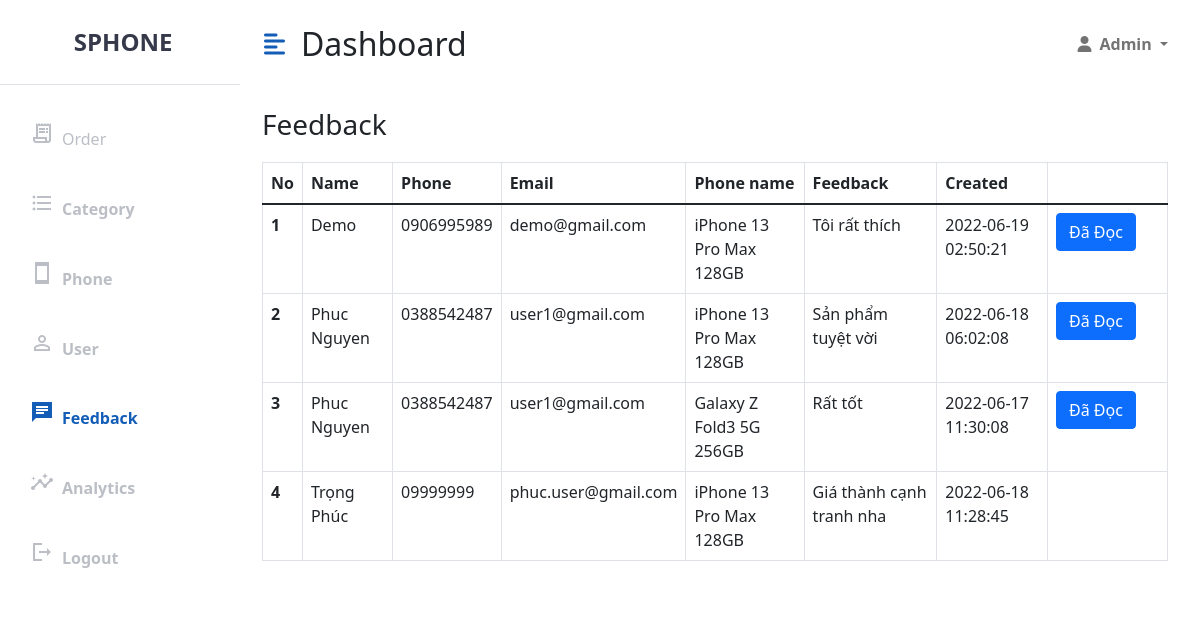
The app's page /FeedbackAdmin (signed in), older data.
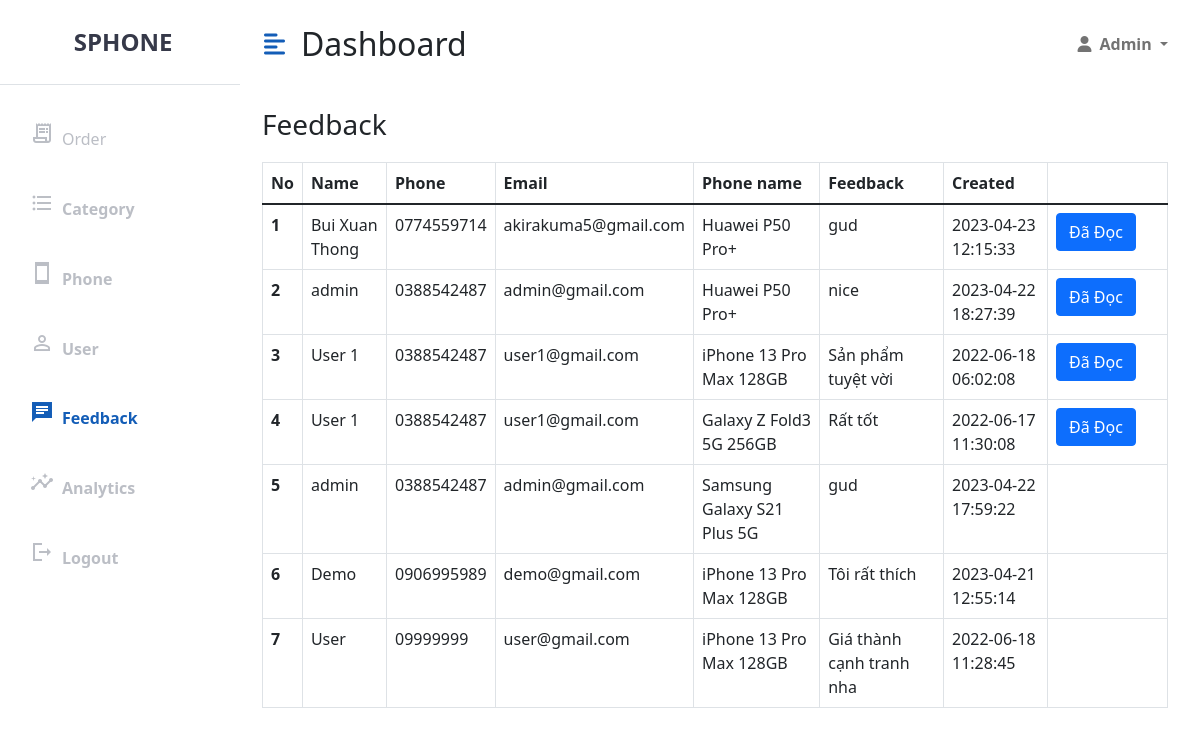
The same page, newer data.
### tables this page shows
CREATE TABLE `feedback` (
  `id` int(11) NOT NULL,
  `note` varchar(500) DEFAULT NULL,
  `user_id` int(11) DEFAULT NULL,
  `product_id` int(11) NOT NULL,
  `created_at` datetime DEFAULT NULL,
  `updated_at` datetime DEFAULT NULL,
  `status` int(11) DEFAULT 0,
  `user_avatar` varchar(255) DEFAULT 'https://cdn.pixabay.com/photo/2016/08/08/09/17/avatar-1577909_960_720.png'
);

CREATE TABLE `user` (
  `id` int(11) NOT NULL,
  `fullname` varchar(50) DEFAULT NULL,
  `email` varchar(150) DEFAULT NULL,
  `phone_number` varchar(20) DEFAULT NULL,
  `address` varchar(200) DEFAULT NULL,
  `password` varchar(32) DEFAULT NULL,
  `role_id` int(11) DEFAULT NULL,
  `deleted` int(11) NOT NULL,
  `avatar` varchar(255) DEFAULT 'https://cdn.pixabay.com/photo/2016/08/08/09/17/avatar-1577909_960_720.png'
);

CREATE TABLE `product` (
  `id` int(11) NOT NULL,
  `category_id` int(11) DEFAULT NULL,
  `title` varchar(350) DEFAULT NULL,
  `price` int(11) DEFAULT NULL,
  `discount` int(11) DEFAULT NULL,
  `thumbnail` varchar(500) DEFAULT NULL,
  `description` longtext DEFAULT NULL,
  `created_at` timestamp NOT NULL DEFAULT current_timestamp() ON UPDATE current_timestamp(),
  `updated_at` timestamp NOT NULL DEFAULT current_timestamp() ON UPDATE current_timestamp(),
  `deleted` int(11) DEFAULT 0
);

### mvc/core/Controller.php (called while the page is built, shortened)
<?php
class Controller{
    public function view($view, $data=[]){
        require_once "mvc/views/". $view .".php";
    }
}
?>

### mvc/controllers/FeedbackAdmin.php (called while the page is built, shortened)
<?php
class FeedbackAdmin extends Controller
{
    public $feedbackModel;
    public function __construct()
    {
        $this->feedbackModel = $this->model("FeedbackModel");
    }
    public function GetPage()
    {
        $allFeedback = $this->feedbackModel->getAllFeedback();
        $this->view("feedback/feedbackAdmin", [
            "allFeedback" => $allFeedback
        ]);
    }
}

### mvc/core/App.php (called while the page is built, shortened)
<?php
class App
{
    protected $action = "GetPage";
    function __construct()
    {
        $arr = $this->UrlProcess();
        if (file_exists("./mvc/controllers/" . $arr[0] . ".php")) {
            unset($arr[0]);
        }
        $this->controller = new $this->controller;
        $this->params = $arr ? array_values($arr) : [];
        call_user_func_array([$this->controller, $this->action], $this->params);
    }
    function UrlProcess()
    {
        if (isset($_GET["url"])) {
            return explode("/", filter_var(trim($_GET["url"], "/")));
        }
    }
}

### index.php (called while the page is built, shortened)
<?php
$myApp = new App();
?>

### mvc/core/DB.php (called while the page is built, shortened)
<?php
class DB
{
    function executeResult($sql, $isSingle = false)
    {
        $data = null;
        $conn = mysqli_connect(HOST, USERNAME, PASSWORD, DATABASE);
        mysqli_set_charset($conn, 'utf8');
        $resultset = mysqli_query($conn, $sql);
        if ($resultset) {
            if ($isSingle) {
                $data = mysqli_fetch_array($resultset, 1);
            } else {
                $data = [];
                while (($row = mysqli_fetch_array($resultset, 1)) != null) {
                    $data[] = $row;
                }
            }
        }
        return $data;
    }
}

### mvc/models/FeedbackModel.php (called while the page is built, shortened)
<?php
class FeedbackModel extends DB
{
    public function getAllFeedback()
    {
        $sql = "SELECT feedback.id,user.fullname,user.phone_number,user.email,feedback.note,feedback.updated_at,product.title,feedback.status
                FROM feedback,user,product
                WHERE feedback.user_id = user.id AND feedback.product_id=product.id
                order by status asc, updated_at desc";
        $data = $this->executeResult($sql);
        return $data;
    }
}

### mvc/views/feedback/feedbackAdmin.php (the view, shortened to what this page needs)
<?php
require_once('mvc/views/blocks/header_admin.php');
?>
<div class="row" style="margin-top: 20px;margin-right: 20px;margin-left: 10px">
	<div class="col-md-12 table-responsive">
		<h3>Feedback</h3>
		<table class="table table-bordered table-hover" style="margin-top: 20px;">
			<thead>
				<tr>
					<th>No</th>
					<th>Name</th>
					<th>Phone</th>
					<th>Email</th>
					<th>Phone name</th>
					<th>Feedback</th>
					<th>Created</th>
					<th style="width: 120px"></th>
				</tr>
			</thead>
			<tbody>
				<?php
				$countFeedback = count($data["allFeedback"]);
				for ($i = 0; $i < $countFeedback; $i++) {
					echo '<tr>
					<th>' . $i + 1 . '</th>
					<td>' . $data["allFeedback"][$i]['fullname'] . '</td>
					<td>' . $data["allFeedback"][$i]['phone_number'] . '</td>
					<td>' . $data["allFeedback"][$i]['email'] . '</td>
					<td>' . $data["allFeedback"][$i]['title'] . '</td>
					<td>' . $data["allFeedback"][$i]['note'] . '</td>
					<td>' . $data["allFeedback"][$i]['updated_at'] . '</td>
					<td style="width: 50px">';
					if ($data["allFeedback"][$i]['status'] == 0) {
						echo '<a href="http://localhost/SPhone/FeedbackAdmin/updateStatusFeedback/' . $data["allFeedback"][$i]['id'] . '"><button class="btn btn-primary">Đã Đọc</button><a/>';
					}
					echo '</td>
				</tr>';
				}
				?>
			</tbody>
		</table>
	</div>
</div>
<?php
require_once('mvc/views/blocks/footer_admin.php');
?>

Row changes from the older to the newer data that the page shows:
added feedback: user.fullname "Bui Xuan Thong", user.phone_number "0774559714", user.email "akirakuma5@gmail.com", product.title "Huawei P50 Pro+", note "gud", updated_at "2023-04-23 12:15:33"
added feedback: user.fullname "admin", user.phone_number "0388542487", user.email "admin@gmail.com", product.title "Huawei P50 Pro+", note "nice", updated_at "2023-04-22 18:27:39"
changed through a linked row, feedback "Sản phẩm tuyệt vời": user.fullname "Phuc Nguyen" → "User 1"
changed through a linked row, feedback "Rất tốt": user.fullname "Phuc Nguyen" → "User 1"
added feedback: user.fullname "admin", user.phone_number "0388542487", user.email "admin@gmail.com", product.title "Samsung Galaxy S21 Plus 5G", note "gud", updated_at "2023-04-22 17:59:22"
changed feedback "Tôi rất thích": updated_at "2022-06-19 02:50:21" → "2023-04-21 12:55:14"; no longer shows "Đã Đọc"; moves down the list
changed through a linked row, feedback "Giá thành cạnh tranh nha": user.fullname "Trọng Phúc" → "User"; user.email "phuc.user@gmail.com" → "user@gmail.com"
